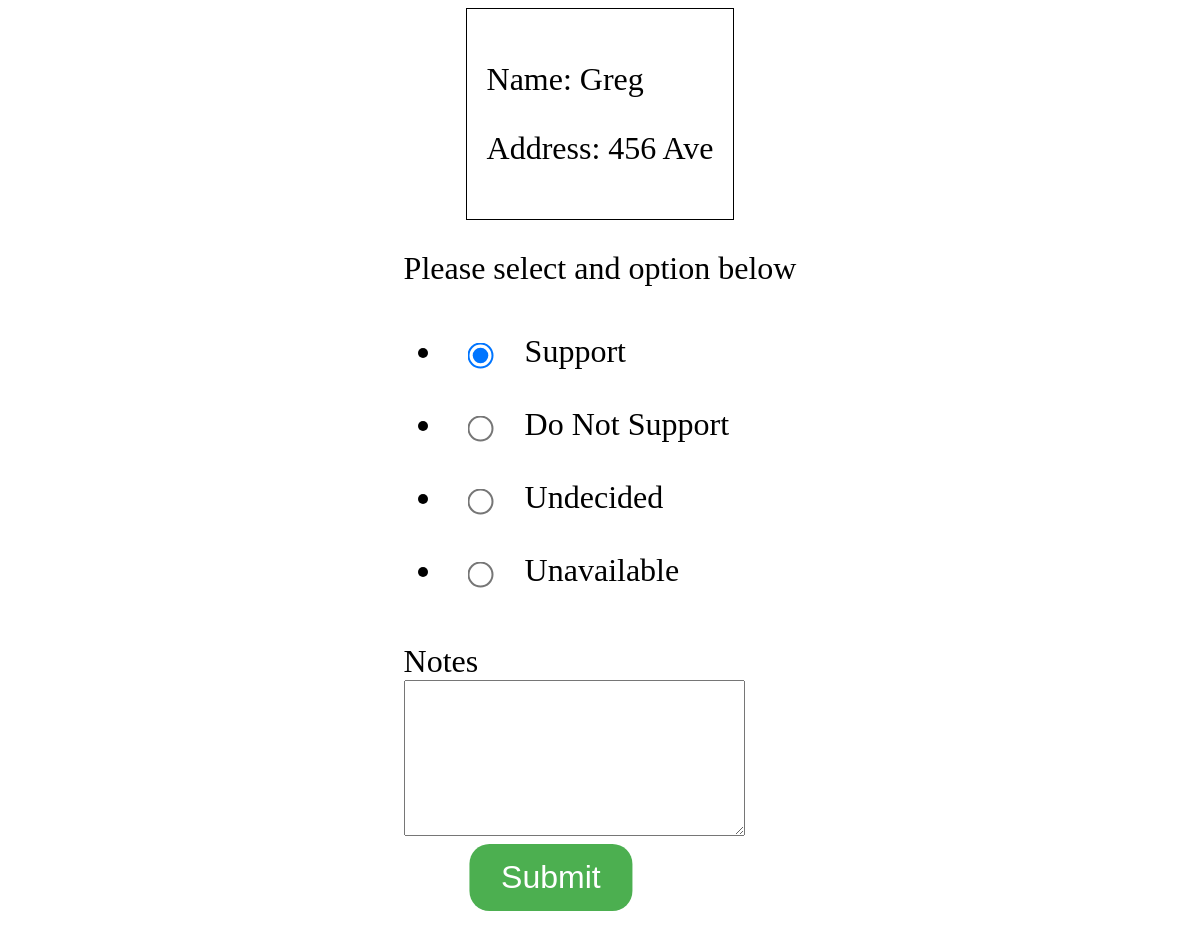
Page /survey/?id=5d295c27-4787-46c5-b48d-5bec9ea3c1f1 on the committed database.
### votehelperapp/models.py (models this page shows)
class Voter(models.Model):
    id = models.UUIDField(primary_key=True, default=uuid.uuid4, editable=False)
    name = models.TextField()
    address = models.TextField()
    decision = models.CharField(max_length=20, blank=True)
    notes = models.TextField(blank=True)

### votehelperapp/views.py (the view, shortened to what this page needs)
# urls.py: path('survey/', views.survey, name='survey'),
def survey(request):
    form = VoterForm(request.POST or None, request.FILES or None)
    voterId = request.GET.get('id')
    if voterId != None:
        voter = Voter.objects.get(id=voterId)
        form = VoterForm(instance=voter)
    a = Voter.objects.filter(decision=1).count
    context = {'form': form, 'id':voterId, 'voter':voter}
    return render(request, "survey.html", context)

### votehelperapp/forms.py
class VoterForm(forms.ModelForm):
    decision = forms.ChoiceField(choices=CHOICES, widget=forms.RadioSelect())
    class Meta:
        model = Voter
        exclude = ['id', 'name', 'address']
        widgets = {
            "title": TextInput(attrs={
                "class": "form-group form",
            }),
        }

### votehelperapp/templates/survey.html (shortened to what this page needs)
<!DOCTYPE html>
<html lang="en">
<head>
    {% load static %}
    <link rel="stylesheet" type="text/css" href="{% static 'surveystyle.css' %}">
</head>
<body>
    <div class="voterinfo">
        <p>Name: {{ voter.name }}</p>
        <p>Address: {{ voter.address }}</p>
    </div>
    <div class="voteoptions">
        <form method="POST" enctype="multipart/form-data">
            <div class="form-group">
                <label>Please select and option below</label>
                {{ form.decision }}
            </div>
            <div>
                <label>Notes<br></label>
                {{ form.notes }}
            </div>
            <div style="margin-left:auto;margin-right:auto;">
                <button id="submitbutton" type="submit" >Submit</button>
            </div>
        </form>
    </div>
</body>
</html>

### votehelperapp/static/surveystyle.css (style rules this page uses)
html { height: 100%; display: flex; justify-content: center; }
body { width: fit-content; display: block; justify-content: center; font-size: 2em; }
.voterinfo { border-style: solid; border-color: black; border-width: thin; width: fit-content; height: fit-content; padding: 20px; margin-left: auto; margin-right: auto; }
.voteoptions { size: 5em; padding: 30px; }
input[type='radio'] { transform: scale(2); margin: 30px; }
#submitbutton { background-color: #4CAF50; border: none; color: white; padding: 15px 32px; text-align: center; text-decoration: none; display: inline-block; font-size: 1em; border-radius: 20px; transform: translate(40%); }

### rows in the picture
Voter: name "Greg", address "456 Ave", decision "☑ Support ☐ Do Not Support ☐ Undecided ☐ Unavailable"
